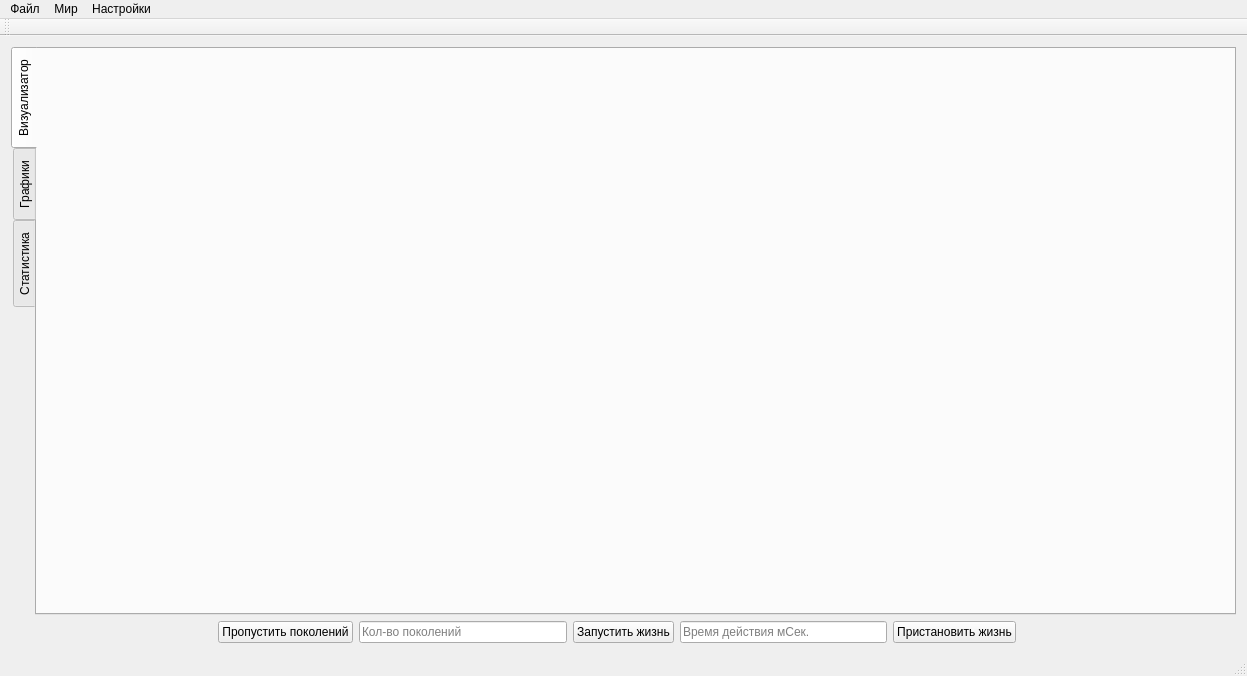
<?xml version="1.0" encoding="UTF-8"?>
<ui version="4.0">
 <class>MainWindow</class>
 <widget class="QMainWindow" name="MainWindow">
  <property name="geometry">
   <rect>
    <x>0</x>
    <y>0</y>
    <width>1247</width>
    <height>676</height>
   </rect>
  </property>
  <property name="windowTitle">
   <string>MainWindow</string>
  </property>
  <widget class="QWidget" name="centralWidget">
   <layout class="QVBoxLayout" name="verticalLayout_2">
    <item>
     <widget class="QTabWidget" name="tabWidget">
      <property name="tabPosition">
       <enum>QTabWidget::West</enum>
      </property>
      <property name="tabShape">
       <enum>QTabWidget::Rounded</enum>
      </property>
      <property name="currentIndex">
       <number>0</number>
      </property>
      <widget class="QWidget" name="mainTab">
       <attribute name="title">
        <string>Визуализатор</string>
       </attribute>
       <layout class="QVBoxLayout" name="verticalLayout">
        <item>
         <widget class="ALiveArenaWidget" name="liveArenaWidget" native="true"/>
        </item>
       </layout>
      </widget>
      <widget class="QWidget" name="graphTab">
       <attribute name="title">
        <string>Графики</string>
       </attribute>
       <layout class="QHBoxLayout" name="horizontalLayout_4">
        <item>
         <widget class="AChart" name="mainChart" native="true"/>
        </item>
       </layout>
      </widget>
      <widget class="QWidget" name="statTab">
       <attribute name="title">
        <string>Статистика</string>
       </attribute>
       <layout class="QVBoxLayout" name="verticalLayout_3">
        <item>
         <widget class="ABestSurvivedWiget" name="bestSurvivedWidget" native="true"/>
        </item>
       </layout>
      </widget>
     </widget>
    </item>
    <item>
     <layout class="QHBoxLayout" name="horizontalLayout">
      <item>
       <spacer name="horizontalSpacer">
        <property name="orientation">
         <enum>Qt::Horizontal</enum>
        </property>
        <property name="sizeHint" stdset="0">
         <size>
          <width>40</width>
          <height>20</height>
         </size>
        </property>
       </spacer>
      </item>
      <item>
       <widget class="QPushButton" name="playButton">
        <property name="text">
         <string>Пропустить поколений</string>
        </property>
       </widget>
      </item>
      <item>
       <widget class="QLineEdit" name="generationCountEdit">
        <property name="placeholderText">
         <string>Кол-во поколений</string>
        </property>
       </widget>
      </item>
      <item>
       <widget class="QPushButton" name="startAutoButton">
        <property name="text">
         <string>Запустить жизнь</string>
        </property>
       </widget>
      </item>
      <item>
       <widget class="QLineEdit" name="timeActionEdit">
        <property name="placeholderText">
         <string>Время действия мСек.</string>
        </property>
       </widget>
      </item>
      <item>
       <widget class="QPushButton" name="stopAutoButton">
        <property name="text">
         <string>Пристановить жизнь</string>
        </property>
       </widget>
      </item>
      <item>
       <widget class="QLabel" name="numGenerationLabel">
        <property name="sizePolicy">
         <sizepolicy hsizetype="Preferred" vsizetype="Maximum">
          <horstretch>0</horstretch>
          <verstretch>0</verstretch>
         </sizepolicy>
        </property>
        <property name="text">
         <string/>
        </property>
       </widget>
      </item>
      <item>
       <spacer name="horizontalSpacer_2">
        <property name="orientation">
         <enum>Qt::Horizontal</enum>
        </property>
        <property name="sizeType">
         <enum>QSizePolicy::Expanding</enum>
        </property>
        <property name="sizeHint" stdset="0">
         <size>
          <width>40</width>
          <height>20</height>
         </size>
        </property>
       </spacer>
      </item>
     </layout>
    </item>
   </layout>
  </widget>
  <widget class="QMenuBar" name="menuBar">
   <property name="geometry">
    <rect>
     <x>0</x>
     <y>0</y>
     <width>1247</width>
     <height>19</height>
    </rect>
   </property>
   <widget class="QMenu" name="menu">
    <property name="title">
     <string>Файл</string>
    </property>
    <addaction name="saveLiveObjectsAction"/>
    <addaction name="loadLiveObjectsAction"/>
   </widget>
   <widget class="QMenu" name="menu_2">
    <property name="title">
     <string>Мир</string>
    </property>
    <addaction name="setBorderAction"/>
    <addaction name="unsetBorderAction"/>
   </widget>
   <widget class="QMenu" name="menu_3">
    <property name="title">
     <string>Настройки</string>
    </property>
    <addaction name="settingsChangeAction"/>
   </widget>
   <addaction name="menu"/>
   <addaction name="menu_2"/>
   <addaction name="menu_3"/>
  </widget>
  <widget class="QToolBar" name="mainToolBar">
   <attribute name="toolBarArea">
    <enum>TopToolBarArea</enum>
   </attribute>
   <attribute name="toolBarBreak">
    <bool>false</bool>
   </attribute>
  </widget>
  <widget class="QStatusBar" name="statusBar"/>
  <action name="saveLiveObjectsAction">
   <property name="text">
    <string>Сохраниь лучших</string>
   </property>
  </action>
  <action name="loadLiveObjectsAction">
   <property name="text">
    <string>Загрузить лучших</string>
   </property>
  </action>
  <action name="setBorderAction">
   <property name="text">
    <string>Ограниченный</string>
   </property>
  </action>
  <action name="unsetBorderAction">
   <property name="text">
    <string>Свободный</string>
   </property>
  </action>
  <action name="settingsChangeAction">
   <property name="text">
    <string>Настройки</string>
   </property>
  </action>
 </widget>
 <layoutdefault spacing="6" margin="11"/>
 <customwidgets>
  <customwidget>
   <class>ALiveArenaWidget</class>
   <extends>QWidget</extends>
   <header>alivearenawidget.h</header>
   <container>1</container>
  </customwidget>
  <customwidget>
   <class>ABestSurvivedWiget</class>
   <extends>QWidget</extends>
   <header>abestsurvivedwiget.h</header>
   <container>1</container>
  </customwidget>
  <customwidget>
   <class>AChart</class>
   <extends>QWidget</extends>
   <header>AChart/achart.h</header>
   <container>1</container>
  </customwidget>
 </customwidgets>
 <resources/>
 <connections/>
</ui>
